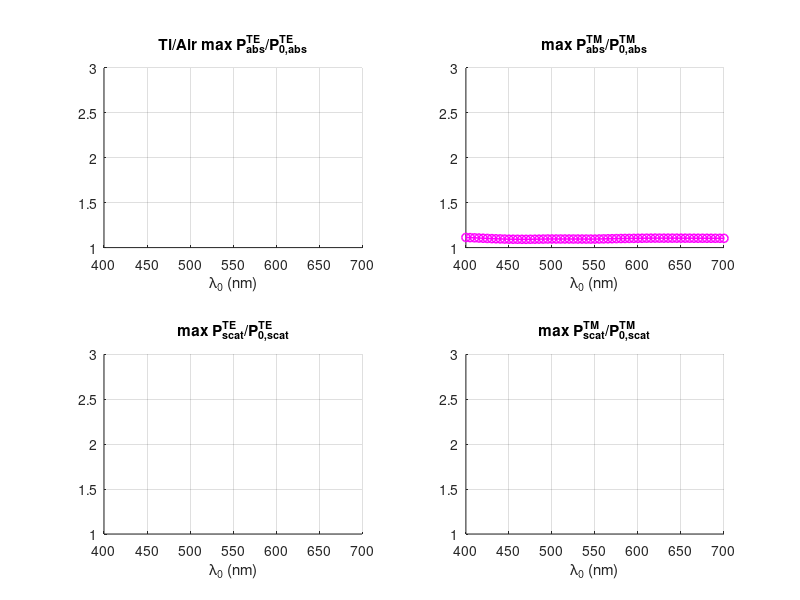
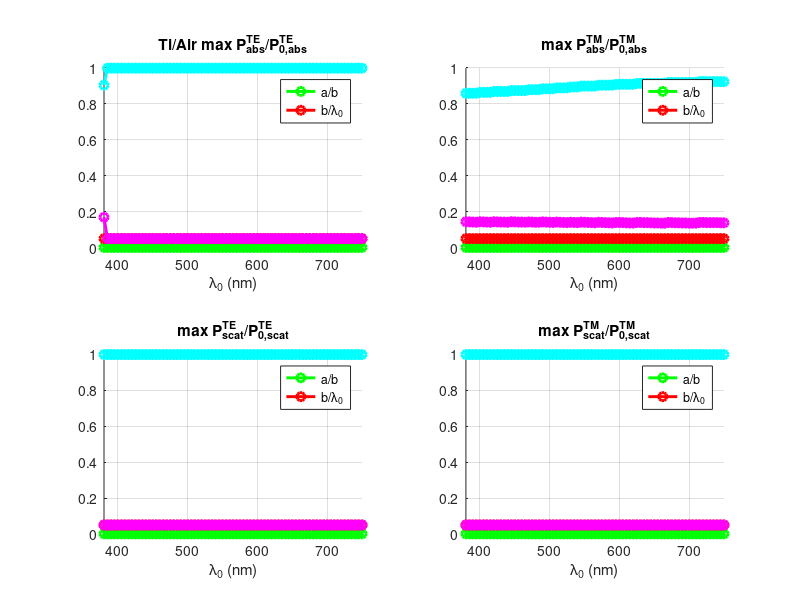
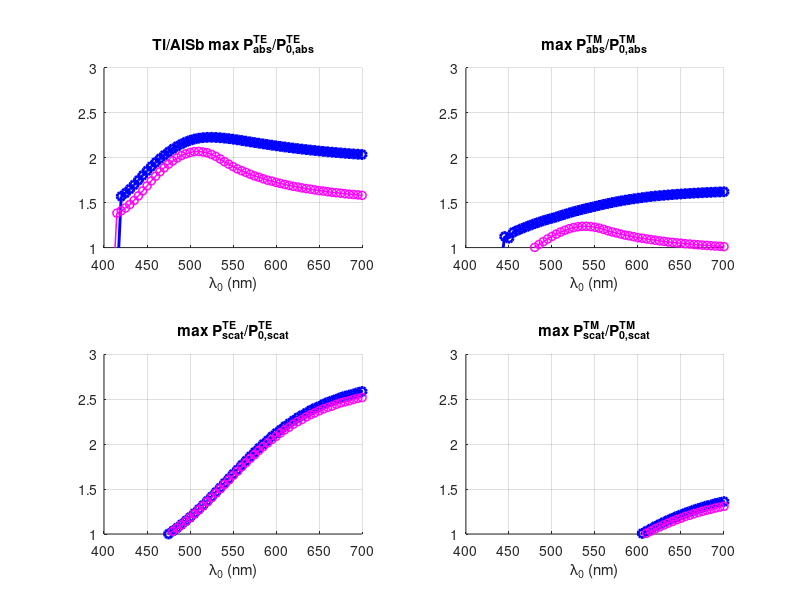
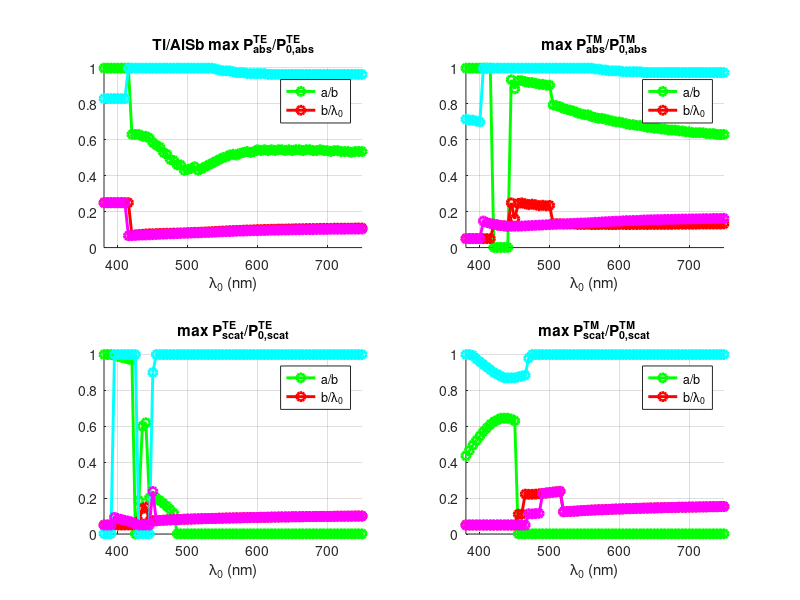

Write the MATLAB code that produced these figures, in order.
clear all;

nm      = 10^(-9);

lambda0min    = 380*nm;
lambda0max    = 750*nm;
lambda0points = 74;
lambda01      = lambda0min + (lambda0max-lambda0min)*[0:lambda0points]/lambda0points;

%--------------------------------------------------------------TITANIUM/AIR
load('Ti_Air_Data.mat');
load('Air_Ti_Data.mat');
figure;
subplot(2, 2, 1);
hold;
plot(lambda01/nm, Ti_Air_PmaxTEabs, '-bo', 'LineWidth', 2.1);
plot(lambda01/nm, Air_Ti_PmaxTEabs, '-mo', 'LineWidth', 1.1);
xlabel('\lambda_0 (nm)');
title('Ti/Air max P^{TE}_{abs}/P^{TE}_{0,abs}');
grid;
xlim([lambda0min/nm, lambda0max/nm]);
xlim([400, 700]); ylim([1, 3]);
subplot(2, 2, 2);
hold;
plot(lambda01/nm, Ti_Air_PmaxTMabs, '-bo', 'LineWidth', 2.1);
plot(lambda01/nm, Air_Ti_PmaxTMabs, '-mo', 'LineWidth', 1.1);
xlabel('\lambda_0 (nm)');
title('max P^{TM}_{abs}/P^{TM}_{0,abs}');
grid;
xlim([lambda0min/nm, lambda0max/nm]);
xlim([400, 700]); ylim([1, 3]);
subplot(2, 2, 3);
hold;
plot(lambda01/nm, Ti_Air_PmaxTEscat, '-bo', 'LineWidth', 2.1);
plot(lambda01/nm, Air_Ti_PmaxTEscat, '-mo', 'LineWidth', 1.1);
xlabel('\lambda_0 (nm)');
title('max P^{TE}_{scat}/P^{TE}_{0,scat}');
grid;
xlim([lambda0min/nm, lambda0max/nm]);
xlim([400, 700]); ylim([1, 3]);
subplot(2, 2, 4);
hold;
plot(lambda01/nm, Ti_Air_PmaxTMscat, '-bo', 'LineWidth', 2.1);
plot(lambda01/nm, Air_Ti_PmaxTMscat, '-mo', 'LineWidth', 1.1);
xlabel('\lambda_0 (nm)');
title('max P^{TM}_{scat}/P^{TM}_{0,scat}');
grid;
xlim([lambda0min/nm, lambda0max/nm]);
xlim([400, 700]); ylim([1, 3]);
figure;
subplot(2, 2, 1);
hold;
plot(lambda01/nm, Ti_Air_aoboptTEabs, '-go', 'LineWidth', 2.1);
plot(lambda01/nm, Ti_Air_boloptTEabs, '-ro', 'LineWidth', 2.1);
plot(lambda01/nm, Air_Ti_aoboptTEabs, '-co', 'LineWidth', 2.1);
plot(lambda01/nm, Air_Ti_boloptTEabs, '-mo', 'LineWidth', 2.1);
xlabel('\lambda_0 (nm)');
title('Ti/Air max P^{TE}_{abs}/P^{TE}_{0,abs}');
legend('a/b', 'b/\lambda_0');
grid;
xlim([lambda0min/nm, lambda0max/nm]);
subplot(2, 2, 2);
hold;
plot(lambda01/nm, Ti_Air_aoboptTMabs, '-go', 'LineWidth', 2.1);
plot(lambda01/nm, Ti_Air_boloptTMabs, '-ro', 'LineWidth', 2.1);
plot(lambda01/nm, Air_Ti_aoboptTMabs, '-co', 'LineWidth', 2.1);
plot(lambda01/nm, Air_Ti_boloptTMabs, '-mo', 'LineWidth', 2.1);
xlabel('\lambda_0 (nm)');
title('max P^{TM}_{abs}/P^{TM}_{0,abs}');
legend('a/b', 'b/\lambda_0');
grid;
xlim([lambda0min/nm, lambda0max/nm]);
subplot(2, 2, 3);
hold;
plot(lambda01/nm, Ti_Air_aoboptTEscat, '-go', 'LineWidth', 2.1);
plot(lambda01/nm, Ti_Air_boloptTEscat, '-ro', 'LineWidth', 2.1);
plot(lambda01/nm, Air_Ti_aoboptTEscat, '-co', 'LineWidth', 2.1);
plot(lambda01/nm, Air_Ti_boloptTEscat, '-mo', 'LineWidth', 2.1);
xlabel('\lambda_0 (nm)');
title('max P^{TE}_{scat}/P^{TE}_{0,scat}');
legend('a/b', 'b/\lambda_0');
grid;
xlim([lambda0min/nm, lambda0max/nm]);
subplot(2, 2, 4);
hold;
plot(lambda01/nm, Ti_Air_aoboptTMscat, '-go', 'LineWidth', 2.1);
plot(lambda01/nm, Ti_Air_boloptTMscat, '-ro', 'LineWidth', 2.1);
plot(lambda01/nm, Air_Ti_aoboptTMscat, '-co', 'LineWidth', 2.1);
plot(lambda01/nm, Air_Ti_boloptTMscat, '-mo', 'LineWidth', 2.1);
xlabel('\lambda_0 (nm)');
title('max P^{TM}_{scat}/P^{TM}_{0,scat}');
legend('a/b', 'b/\lambda_0');
grid;
xlim([lambda0min/nm, lambda0max/nm]);

%-------------------------------------------------------------TITANIUM/ALSB
load('Ti_AlSb_Data.mat');
load('AlSb_Ti_Data.mat');
figure;
subplot(2, 2, 1);
hold;
plot(lambda01/nm, Ti_AlSb_PmaxTEabs, '-bo', 'LineWidth', 2.1);
plot(lambda01/nm, AlSb_Ti_PmaxTEabs, '-mo', 'LineWidth', 1.1);
xlabel('\lambda_0 (nm)');
title('Ti/AlSb max P^{TE}_{abs}/P^{TE}_{0,abs}');
grid;
xlim([lambda0min/nm, lambda0max/nm]);
xlim([400, 700]); ylim([1, 3]);
subplot(2, 2, 2);
hold;
plot(lambda01/nm, Ti_AlSb_PmaxTMabs, '-bo', 'LineWidth', 2.1);
plot(lambda01/nm, AlSb_Ti_PmaxTMabs, '-mo', 'LineWidth', 1.1);
xlabel('\lambda_0 (nm)');
title('max P^{TM}_{abs}/P^{TM}_{0,abs}');
grid;
xlim([lambda0min/nm, lambda0max/nm]);
xlim([400, 700]); ylim([1, 3]);
subplot(2, 2, 3);
hold;
plot(lambda01/nm, Ti_AlSb_PmaxTEscat, '-bo', 'LineWidth', 2.1);
plot(lambda01/nm, AlSb_Ti_PmaxTEscat, '-mo', 'LineWidth', 1.1);
xlabel('\lambda_0 (nm)');
title('max P^{TE}_{scat}/P^{TE}_{0,scat}');
grid;
xlim([lambda0min/nm, lambda0max/nm]);
xlim([400, 700]); ylim([1, 3]);
subplot(2, 2, 4);
hold;
plot(lambda01/nm, Ti_AlSb_PmaxTMscat, '-bo', 'LineWidth', 2.1);
plot(lambda01/nm, AlSb_Ti_PmaxTMscat, '-mo', 'LineWidth', 1.1);
xlabel('\lambda_0 (nm)');
title('max P^{TM}_{scat}/P^{TM}_{0,scat}');
grid;
xlim([lambda0min/nm, lambda0max/nm]);
xlim([400, 700]); ylim([1, 3]);
figure;
subplot(2, 2, 1);
hold;
plot(lambda01/nm, Ti_AlSb_aoboptTEabs, '-go', 'LineWidth', 2.1);
plot(lambda01/nm, Ti_AlSb_boloptTEabs, '-ro', 'LineWidth', 2.1);
plot(lambda01/nm, AlSb_Ti_aoboptTEabs, '-co', 'LineWidth', 2.1);
plot(lambda01/nm, AlSb_Ti_boloptTEabs, '-mo', 'LineWidth', 2.1);
xlabel('\lambda_0 (nm)');
title('Ti/AlSb max P^{TE}_{abs}/P^{TE}_{0,abs}');
legend('a/b', 'b/\lambda_0');
grid;
xlim([lambda0min/nm, lambda0max/nm]);
subplot(2, 2, 2);
hold;
plot(lambda01/nm, Ti_AlSb_aoboptTMabs, '-go', 'LineWidth', 2.1);
plot(lambda01/nm, Ti_AlSb_boloptTMabs, '-ro', 'LineWidth', 2.1);
plot(lambda01/nm, AlSb_Ti_aoboptTMabs, '-co', 'LineWidth', 2.1);
plot(lambda01/nm, AlSb_Ti_boloptTMabs, '-mo', 'LineWidth', 2.1);
xlabel('\lambda_0 (nm)');
title('max P^{TM}_{abs}/P^{TM}_{0,abs}');
legend('a/b', 'b/\lambda_0');
grid;
xlim([lambda0min/nm, lambda0max/nm]);
subplot(2, 2, 3);
hold;
plot(lambda01/nm, Ti_AlSb_aoboptTEscat, '-go', 'LineWidth', 2.1);
plot(lambda01/nm, Ti_AlSb_boloptTEscat, '-ro', 'LineWidth', 2.1);
plot(lambda01/nm, AlSb_Ti_aoboptTEscat, '-co', 'LineWidth', 2.1);
plot(lambda01/nm, AlSb_Ti_boloptTEscat, '-mo', 'LineWidth', 2.1);
xlabel('\lambda_0 (nm)');
title('max P^{TE}_{scat}/P^{TE}_{0,scat}');
legend('a/b', 'b/\lambda_0');
grid;
xlim([lambda0min/nm, lambda0max/nm]);
subplot(2, 2, 4);
hold;
plot(lambda01/nm, Ti_AlSb_aoboptTMscat, '-go', 'LineWidth', 2.1);
plot(lambda01/nm, Ti_AlSb_boloptTMscat, '-ro', 'LineWidth', 2.1);
plot(lambda01/nm, AlSb_Ti_aoboptTMscat, '-co', 'LineWidth', 2.1);
plot(lambda01/nm, AlSb_Ti_boloptTMscat, '-mo', 'LineWidth', 2.1);
xlabel('\lambda_0 (nm)');
title('max P^{TM}_{scat}/P^{TM}_{0,scat}');
legend('a/b', 'b/\lambda_0');
grid;
xlim([lambda0min/nm, lambda0max/nm]);

%--------------------------------------------------------------TITANIUM/ASI
load('Ti_aSi_Data.mat');
load('aSi_Ti_Data.mat');
figure;
subplot(2, 2, 1);
hold;
plot(lambda01/nm, Ti_aSi_PmaxTEabs, '-bo', 'LineWidth', 2.1);
plot(lambda01/nm, aSi_Ti_PmaxTEabs, '-mo', 'LineWidth', 1.1);
xlabel('\lambda_0 (nm)');
title('Ti/aSi max P^{TE}_{abs}/P^{TE}_{0,abs}');
grid;
xlim([lambda0min/nm, lambda0max/nm]);
xlim([400, 700]); ylim([1, 3]);
subplot(2, 2, 2);
hold;
plot(lambda01/nm, Ti_aSi_PmaxTMabs, '-bo', 'LineWidth', 2.1);
plot(lambda01/nm, aSi_Ti_PmaxTMabs, '-mo', 'LineWidth', 1.1);
xlabel('\lambda_0 (nm)');
title('max P^{TM}_{abs}/P^{TM}_{0,abs}');
grid;
xlim([lambda0min/nm, lambda0max/nm]);
xlim([400, 700]); ylim([1, 3]);
subplot(2, 2, 3);
hold;
plot(lambda01/nm, Ti_aSi_PmaxTEscat, '-bo', 'LineWidth', 2.1);
plot(lambda01/nm, aSi_Ti_PmaxTEscat, '-mo', 'LineWidth', 1.1);
xlabel('\lambda_0 (nm)');
title('max P^{TE}_{scat}/P^{TE}_{0,scat}');
grid;
xlim([lambda0min/nm, lambda0max/nm]);
xlim([400, 700]); ylim([1, 3]);
subplot(2, 2, 4);
hold;
plot(lambda01/nm, Ti_aSi_PmaxTMscat, '-bo', 'LineWidth', 2.1);
plot(lambda01/nm, aSi_Ti_PmaxTMscat, '-mo', 'LineWidth', 1.1);
xlabel('\lambda_0 (nm)');
title('max P^{TM}_{scat}/P^{TM}_{0,scat}');
grid;
xlim([lambda0min/nm, lambda0max/nm]);
xlim([400, 700]); ylim([1, 3]);
figure;
subplot(2, 2, 1);
hold;
plot(lambda01/nm, Ti_aSi_aoboptTEabs, '-go', 'LineWidth', 2.1);
plot(lambda01/nm, Ti_aSi_boloptTEabs, '-ro', 'LineWidth', 2.1);
plot(lambda01/nm, aSi_Ti_aoboptTEabs, '-co', 'LineWidth', 2.1);
plot(lambda01/nm, aSi_Ti_boloptTEabs, '-mo', 'LineWidth', 2.1);
xlabel('\lambda_0 (nm)');
title('Ti/aSi max P^{TE}_{abs}/P^{TE}_{0,abs}');
legend('a/b', 'b/\lambda_0');
grid;
xlim([lambda0min/nm, lambda0max/nm]);
subplot(2, 2, 2);
hold;
plot(lambda01/nm, Ti_aSi_aoboptTMabs, '-go', 'LineWidth', 2.1);
plot(lambda01/nm, Ti_aSi_boloptTMabs, '-ro', 'LineWidth', 2.1);
plot(lambda01/nm, aSi_Ti_aoboptTMabs, '-co', 'LineWidth', 2.1);
plot(lambda01/nm, aSi_Ti_boloptTMabs, '-mo', 'LineWidth', 2.1);
xlabel('\lambda_0 (nm)');
title('max P^{TM}_{abs}/P^{TM}_{0,abs}');
legend('a/b', 'b/\lambda_0');
grid;
xlim([lambda0min/nm, lambda0max/nm]);
subplot(2, 2, 3);
hold;
plot(lambda01/nm, Ti_aSi_aoboptTEscat, '-go', 'LineWidth', 2.1);
plot(lambda01/nm, Ti_aSi_boloptTEscat, '-ro', 'LineWidth', 2.1);
plot(lambda01/nm, aSi_Ti_aoboptTEscat, '-co', 'LineWidth', 2.1);
plot(lambda01/nm, aSi_Ti_boloptTEscat, '-mo', 'LineWidth', 2.1);
xlabel('\lambda_0 (nm)');
title('max P^{TE}_{scat}/P^{TE}_{0,scat}');
legend('a/b', 'b/\lambda_0');
grid;
xlim([lambda0min/nm, lambda0max/nm]);
subplot(2, 2, 4);
hold;
plot(lambda01/nm, Ti_aSi_aoboptTMscat, '-go', 'LineWidth', 2.1);
plot(lambda01/nm, Ti_aSi_boloptTMscat, '-ro', 'LineWidth', 2.1);
plot(lambda01/nm, aSi_Ti_aoboptTMscat, '-co', 'LineWidth', 2.1);
plot(lambda01/nm, aSi_Ti_boloptTMscat, '-mo', 'LineWidth', 2.1);
xlabel('\lambda_0 (nm)');
title('max P^{TM}_{scat}/P^{TM}_{0,scat}');
legend('a/b', 'b/\lambda_0');
grid;
xlim([lambda0min/nm, lambda0max/nm]);

%--------------------------------------------------------------TITANIUM/GAP
load('Ti_GaP_Data.mat');
load('GaP_Ti_Data.mat');
figure;
subplot(2, 2, 1);
hold;
plot(lambda01/nm, Ti_GaP_PmaxTEabs, '-bo', 'LineWidth', 2.1);
plot(lambda01/nm, GaP_Ti_PmaxTEabs, '-mo', 'LineWidth', 1.1);
xlabel('\lambda_0 (nm)');
title('Ti/GaP max P^{TE}_{abs}/P^{TE}_{0,abs}');
grid;
xlim([lambda0min/nm, lambda0max/nm]);
xlim([400, 700]); ylim([1, 3]);
subplot(2, 2, 2);
hold;
plot(lambda01/nm, Ti_GaP_PmaxTMabs, '-bo', 'LineWidth', 2.1);
plot(lambda01/nm, GaP_Ti_PmaxTMabs, '-mo', 'LineWidth', 1.1);
xlabel('\lambda_0 (nm)');
title('max P^{TM}_{abs}/P^{TM}_{0,abs}');
grid;
xlim([lambda0min/nm, lambda0max/nm]);
xlim([400, 700]); ylim([1, 3]);
subplot(2, 2, 3);
hold;
plot(lambda01/nm, Ti_GaP_PmaxTEscat, '-bo', 'LineWidth', 2.1);
plot(lambda01/nm, GaP_Ti_PmaxTEscat, '-mo', 'LineWidth', 1.1);
xlabel('\lambda_0 (nm)');
title('max P^{TE}_{scat}/P^{TE}_{0,scat}');
grid;
xlim([lambda0min/nm, lambda0max/nm]);
xlim([400, 700]); ylim([1, 3]);
subplot(2, 2, 4);
hold;
plot(lambda01/nm, Ti_GaP_PmaxTMscat, '-bo', 'LineWidth', 2.1);
plot(lambda01/nm, GaP_Ti_PmaxTMscat, '-mo', 'LineWidth', 1.1);
xlabel('\lambda_0 (nm)');
title('max P^{TM}_{scat}/P^{TM}_{0,scat}');
grid;
xlim([lambda0min/nm, lambda0max/nm]);
xlim([400, 700]); ylim([1, 3]);
figure;
subplot(2, 2, 1);
hold;
plot(lambda01/nm, Ti_GaP_aoboptTEabs, '-go', 'LineWidth', 2.1);
plot(lambda01/nm, Ti_GaP_boloptTEabs, '-ro', 'LineWidth', 2.1);
plot(lambda01/nm, GaP_Ti_aoboptTEabs, '-co', 'LineWidth', 2.1);
plot(lambda01/nm, GaP_Ti_boloptTEabs, '-mo', 'LineWidth', 2.1);
xlabel('\lambda_0 (nm)');
title('Ti/GaP max P^{TE}_{abs}/P^{TE}_{0,abs}');
legend('a/b', 'b/\lambda_0');
grid;
xlim([lambda0min/nm, lambda0max/nm]);
subplot(2, 2, 2);
hold;
plot(lambda01/nm, Ti_GaP_aoboptTMabs, '-go', 'LineWidth', 2.1);
plot(lambda01/nm, Ti_GaP_boloptTMabs, '-ro', 'LineWidth', 2.1);
plot(lambda01/nm, GaP_Ti_aoboptTMabs, '-co', 'LineWidth', 2.1);
plot(lambda01/nm, GaP_Ti_boloptTMabs, '-mo', 'LineWidth', 2.1);
xlabel('\lambda_0 (nm)');
title('max P^{TM}_{abs}/P^{TM}_{0,abs}');
legend('a/b', 'b/\lambda_0');
grid;
xlim([lambda0min/nm, lambda0max/nm]);
subplot(2, 2, 3);
hold;
plot(lambda01/nm, Ti_GaP_aoboptTEscat, '-go', 'LineWidth', 2.1);
plot(lambda01/nm, Ti_GaP_boloptTEscat, '-ro', 'LineWidth', 2.1);
plot(lambda01/nm, GaP_Ti_aoboptTEscat, '-co', 'LineWidth', 2.1);
plot(lambda01/nm, GaP_Ti_boloptTEscat, '-mo', 'LineWidth', 2.1);
xlabel('\lambda_0 (nm)');
title('max P^{TE}_{scat}/P^{TE}_{0,scat}');
legend('a/b', 'b/\lambda_0');
grid;
xlim([lambda0min/nm, lambda0max/nm]);
subplot(2, 2, 4);
hold;
plot(lambda01/nm, Ti_GaP_aoboptTMscat, '-go', 'LineWidth', 2.1);
plot(lambda01/nm, Ti_GaP_boloptTMscat, '-ro', 'LineWidth', 2.1);
plot(lambda01/nm, GaP_Ti_aoboptTMscat, '-co', 'LineWidth', 2.1);
plot(lambda01/nm, GaP_Ti_boloptTMscat, '-mo', 'LineWidth', 2.1);
xlabel('\lambda_0 (nm)');
title('max P^{TM}_{scat}/P^{TM}_{0,scat}');
legend('a/b', 'b/\lambda_0');
grid;
xlim([lambda0min/nm, lambda0max/nm]);

%-------------------------------------------------------------TITANIUM/GASB
load('Ti_GaSb_Data.mat');
load('GaSb_Ti_Data.mat');
figure;
subplot(2, 2, 1);
hold;
plot(lambda01/nm, Ti_GaSb_PmaxTEabs, '-bo', 'LineWidth', 2.1);
plot(lambda01/nm, GaSb_Ti_PmaxTEabs, '-mo', 'LineWidth', 1.1);
xlabel('\lambda_0 (nm)');
title('Ti/GaSb max P^{TE}_{abs}/P^{TE}_{0,abs}');
grid;
xlim([lambda0min/nm, lambda0max/nm]);
xlim([400, 700]); ylim([1, 3]);
subplot(2, 2, 2);
hold;
plot(lambda01/nm, Ti_GaSb_PmaxTMabs, '-bo', 'LineWidth', 2.1);
plot(lambda01/nm, GaSb_Ti_PmaxTMabs, '-mo', 'LineWidth', 1.1);
xlabel('\lambda_0 (nm)');
title('max P^{TM}_{abs}/P^{TM}_{0,abs}');
grid;
xlim([lambda0min/nm, lambda0max/nm]);
xlim([400, 700]); ylim([1, 3]);
subplot(2, 2, 3);
hold;
plot(lambda01/nm, Ti_GaSb_PmaxTEscat, '-bo', 'LineWidth', 2.1);
plot(lambda01/nm, GaSb_Ti_PmaxTEscat, '-mo', 'LineWidth', 1.1);
xlabel('\lambda_0 (nm)');
title('max P^{TE}_{scat}/P^{TE}_{0,scat}');
grid;
xlim([lambda0min/nm, lambda0max/nm]);
xlim([400, 700]); ylim([1, 3]);
subplot(2, 2, 4);
hold;
plot(lambda01/nm, Ti_GaSb_PmaxTMscat, '-bo', 'LineWidth', 2.1);
plot(lambda01/nm, GaSb_Ti_PmaxTMscat, '-mo', 'LineWidth', 1.1);
xlabel('\lambda_0 (nm)');
title('max P^{TM}_{scat}/P^{TM}_{0,scat}');
grid;
xlim([lambda0min/nm, lambda0max/nm]);
xlim([400, 700]); ylim([1, 3]);
figure;
subplot(2, 2, 1);
hold;
plot(lambda01/nm, Ti_GaSb_aoboptTEabs, '-go', 'LineWidth', 2.1);
plot(lambda01/nm, Ti_GaSb_boloptTEabs, '-ro', 'LineWidth', 2.1);
plot(lambda01/nm, GaSb_Ti_aoboptTEabs, '-co', 'LineWidth', 2.1);
plot(lambda01/nm, GaSb_Ti_boloptTEabs, '-mo', 'LineWidth', 2.1);
xlabel('\lambda_0 (nm)');
title('Ti/GaSb max P^{TE}_{abs}/P^{TE}_{0,abs}');
legend('a/b', 'b/\lambda_0');
grid;
xlim([lambda0min/nm, lambda0max/nm]);
subplot(2, 2, 2);
hold;
plot(lambda01/nm, Ti_GaSb_aoboptTMabs, '-go', 'LineWidth', 2.1);
plot(lambda01/nm, Ti_GaSb_boloptTMabs, '-ro', 'LineWidth', 2.1);
plot(lambda01/nm, GaSb_Ti_aoboptTMabs, '-co', 'LineWidth', 2.1);
plot(lambda01/nm, GaSb_Ti_boloptTMabs, '-mo', 'LineWidth', 2.1);
xlabel('\lambda_0 (nm)');
title('max P^{TM}_{abs}/P^{TM}_{0,abs}');
legend('a/b', 'b/\lambda_0');
grid;
xlim([lambda0min/nm, lambda0max/nm]);
subplot(2, 2, 3);
hold;
plot(lambda01/nm, Ti_GaSb_aoboptTEscat, '-go', 'LineWidth', 2.1);
plot(lambda01/nm, Ti_GaSb_boloptTEscat, '-ro', 'LineWidth', 2.1);
plot(lambda01/nm, GaSb_Ti_aoboptTEscat, '-co', 'LineWidth', 2.1);
plot(lambda01/nm, GaSb_Ti_boloptTEscat, '-mo', 'LineWidth', 2.1);
xlabel('\lambda_0 (nm)');
title('max P^{TE}_{scat}/P^{TE}_{0,scat}');
legend('a/b', 'b/\lambda_0');
grid;
xlim([lambda0min/nm, lambda0max/nm]);
subplot(2, 2, 4);
hold;
plot(lambda01/nm, Ti_GaSb_aoboptTMscat, '-go', 'LineWidth', 2.1);
plot(lambda01/nm, Ti_GaSb_boloptTMscat, '-ro', 'LineWidth', 2.1);
plot(lambda01/nm, GaSb_Ti_aoboptTMscat, '-co', 'LineWidth', 2.1);
plot(lambda01/nm, GaSb_Ti_boloptTMscat, '-mo', 'LineWidth', 2.1);
xlabel('\lambda_0 (nm)');
title('max P^{TM}_{scat}/P^{TM}_{0,scat}');
legend('a/b', 'b/\lambda_0');
grid;
xlim([lambda0min/nm, lambda0max/nm]);

%---------------------------------------------------------------TITANIUM/GE
load('Ti_Ge_Data.mat');
load('Ge_Ti_Data.mat');
figure;
subplot(2, 2, 1);
hold;
plot(lambda01/nm, Ti_Ge_PmaxTEabs, '-bo', 'LineWidth', 2.1);
plot(lambda01/nm, Ge_Ti_PmaxTEabs, '-mo', 'LineWidth', 1.1);
xlabel('\lambda_0 (nm)');
title('Ti/Ge max P^{TE}_{abs}/P^{TE}_{0,abs}');
grid;
xlim([lambda0min/nm, lambda0max/nm]);
xlim([400, 700]); ylim([1, 3]);
subplot(2, 2, 2);
hold;
plot(lambda01/nm, Ti_Ge_PmaxTMabs, '-bo', 'LineWidth', 2.1);
plot(lambda01/nm, Ge_Ti_PmaxTMabs, '-mo', 'LineWidth', 1.1);
xlabel('\lambda_0 (nm)');
title('max P^{TM}_{abs}/P^{TM}_{0,abs}');
grid;
xlim([lambda0min/nm, lambda0max/nm]);
xlim([400, 700]); ylim([1, 3]);
subplot(2, 2, 3);
hold;
plot(lambda01/nm, Ti_Ge_PmaxTEscat, '-bo', 'LineWidth', 2.1);
plot(lambda01/nm, Ge_Ti_PmaxTEscat, '-mo', 'LineWidth', 1.1);
xlabel('\lambda_0 (nm)');
title('max P^{TE}_{scat}/P^{TE}_{0,scat}');
grid;
xlim([lambda0min/nm, lambda0max/nm]);
xlim([400, 700]); ylim([1, 3]);
subplot(2, 2, 4);
hold;
plot(lambda01/nm, Ti_Ge_PmaxTMscat, '-bo', 'LineWidth', 2.1);
plot(lambda01/nm, Ge_Ti_PmaxTMscat, '-mo', 'LineWidth', 1.1);
xlabel('\lambda_0 (nm)');
title('max P^{TM}_{scat}/P^{TM}_{0,scat}');
grid;
xlim([lambda0min/nm, lambda0max/nm]);
xlim([400, 700]); ylim([1, 3]);
figure;
subplot(2, 2, 1);
hold;
plot(lambda01/nm, Ti_Ge_aoboptTEabs, '-go', 'LineWidth', 2.1);
plot(lambda01/nm, Ti_Ge_boloptTEabs, '-ro', 'LineWidth', 2.1);
plot(lambda01/nm, Ge_Ti_aoboptTEabs, '-co', 'LineWidth', 2.1);
plot(lambda01/nm, Ge_Ti_boloptTEabs, '-mo', 'LineWidth', 2.1);
xlabel('\lambda_0 (nm)');
title('Ti/Ge max P^{TE}_{abs}/P^{TE}_{0,abs}');
legend('a/b', 'b/\lambda_0');
grid;
xlim([lambda0min/nm, lambda0max/nm]);
subplot(2, 2, 2);
hold;
plot(lambda01/nm, Ti_Ge_aoboptTMabs, '-go', 'LineWidth', 2.1);
plot(lambda01/nm, Ti_Ge_boloptTMabs, '-ro', 'LineWidth', 2.1);
plot(lambda01/nm, Ge_Ti_aoboptTMabs, '-co', 'LineWidth', 2.1);
plot(lambda01/nm, Ge_Ti_boloptTMabs, '-mo', 'LineWidth', 2.1);
xlabel('\lambda_0 (nm)');
title('max P^{TM}_{abs}/P^{TM}_{0,abs}');
legend('a/b', 'b/\lambda_0');
grid;
xlim([lambda0min/nm, lambda0max/nm]);
subplot(2, 2, 3);
hold;
plot(lambda01/nm, Ti_Ge_aoboptTEscat, '-go', 'LineWidth', 2.1);
plot(lambda01/nm, Ti_Ge_boloptTEscat, '-ro', 'LineWidth', 2.1);
plot(lambda01/nm, Ge_Ti_aoboptTEscat, '-co', 'LineWidth', 2.1);
plot(lambda01/nm, Ge_Ti_boloptTEscat, '-mo', 'LineWidth', 2.1);
xlabel('\lambda_0 (nm)');
title('max P^{TE}_{scat}/P^{TE}_{0,scat}');
legend('a/b', 'b/\lambda_0');
grid;
xlim([lambda0min/nm, lambda0max/nm]);
subplot(2, 2, 4);
hold;
plot(lambda01/nm, Ti_Ge_aoboptTMscat, '-go', 'LineWidth', 2.1);
plot(lambda01/nm, Ti_Ge_boloptTMscat, '-ro', 'LineWidth', 2.1);
plot(lambda01/nm, Ge_Ti_aoboptTMscat, '-co', 'LineWidth', 2.1);
plot(lambda01/nm, Ge_Ti_boloptTMscat, '-mo', 'LineWidth', 2.1);
xlabel('\lambda_0 (nm)');
title('max P^{TM}_{scat}/P^{TM}_{0,scat}');
legend('a/b', 'b/\lambda_0');
grid;
xlim([lambda0min/nm, lambda0max/nm]);

%-------------------------------------------------------------TITANIUM/INAS
load('Ti_InAs_Data.mat');
load('InAs_Ti_Data.mat');
figure;
subplot(2, 2, 1);
hold;
plot(lambda01/nm, Ti_InAs_PmaxTEabs, '-bo', 'LineWidth', 2.1);
plot(lambda01/nm, InAs_Ti_PmaxTEabs, '-mo', 'LineWidth', 1.1);
xlabel('\lambda_0 (nm)');
title('Ti/InAs max P^{TE}_{abs}/P^{TE}_{0,abs}');
grid;
xlim([lambda0min/nm, lambda0max/nm]);
xlim([400, 700]); ylim([1, 3]);
subplot(2, 2, 2);
hold;
plot(lambda01/nm, Ti_InAs_PmaxTMabs, '-bo', 'LineWidth', 2.1);
plot(lambda01/nm, InAs_Ti_PmaxTMabs, '-mo', 'LineWidth', 1.1);
xlabel('\lambda_0 (nm)');
title('max P^{TM}_{abs}/P^{TM}_{0,abs}');
grid;
xlim([lambda0min/nm, lambda0max/nm]);
xlim([400, 700]); ylim([1, 3]);
subplot(2, 2, 3);
hold;
plot(lambda01/nm, Ti_InAs_PmaxTEscat, '-bo', 'LineWidth', 2.1);
plot(lambda01/nm, InAs_Ti_PmaxTEscat, '-mo', 'LineWidth', 1.1);
xlabel('\lambda_0 (nm)');
title('max P^{TE}_{scat}/P^{TE}_{0,scat}');
grid;
xlim([lambda0min/nm, lambda0max/nm]);
xlim([400, 700]); ylim([1, 3]);
subplot(2, 2, 4);
hold;
plot(lambda01/nm, Ti_InAs_PmaxTMscat, '-bo', 'LineWidth', 2.1);
plot(lambda01/nm, InAs_Ti_PmaxTMscat, '-mo', 'LineWidth', 1.1);
xlabel('\lambda_0 (nm)');
title('max P^{TM}_{scat}/P^{TM}_{0,scat}');
grid;
xlim([lambda0min/nm, lambda0max/nm]);
xlim([400, 700]); ylim([1, 3]);
figure;
subplot(2, 2, 1);
hold;
plot(lambda01/nm, Ti_InAs_aoboptTEabs, '-go', 'LineWidth', 2.1);
plot(lambda01/nm, Ti_InAs_boloptTEabs, '-ro', 'LineWidth', 2.1);
plot(lambda01/nm, InAs_Ti_aoboptTEabs, '-co', 'LineWidth', 2.1);
plot(lambda01/nm, InAs_Ti_boloptTEabs, '-mo', 'LineWidth', 2.1);
xlabel('\lambda_0 (nm)');
title('Ti/InAs max P^{TE}_{abs}/P^{TE}_{0,abs}');
legend('a/b', 'b/\lambda_0');
grid;
xlim([lambda0min/nm, lambda0max/nm]);
subplot(2, 2, 2);
hold;
plot(lambda01/nm, Ti_InAs_aoboptTMabs, '-go', 'LineWidth', 2.1);
plot(lambda01/nm, Ti_InAs_boloptTMabs, '-ro', 'LineWidth', 2.1);
plot(lambda01/nm, InAs_Ti_aoboptTMabs, '-co', 'LineWidth', 2.1);
plot(lambda01/nm, InAs_Ti_boloptTMabs, '-mo', 'LineWidth', 2.1);
xlabel('\lambda_0 (nm)');
title('max P^{TM}_{abs}/P^{TM}_{0,abs}');
legend('a/b', 'b/\lambda_0');
grid;
xlim([lambda0min/nm, lambda0max/nm]);
subplot(2, 2, 3);
hold;
plot(lambda01/nm, Ti_InAs_aoboptTEscat, '-go', 'LineWidth', 2.1);
plot(lambda01/nm, Ti_InAs_boloptTEscat, '-ro', 'LineWidth', 2.1);
plot(lambda01/nm, InAs_Ti_aoboptTEscat, '-co', 'LineWidth', 2.1);
plot(lambda01/nm, InAs_Ti_boloptTEscat, '-mo', 'LineWidth', 2.1);
xlabel('\lambda_0 (nm)');
title('max P^{TE}_{scat}/P^{TE}_{0,scat}');
legend('a/b', 'b/\lambda_0');
grid;
xlim([lambda0min/nm, lambda0max/nm]);
subplot(2, 2, 4);
hold;
plot(lambda01/nm, Ti_InAs_aoboptTMscat, '-go', 'LineWidth', 2.1);
plot(lambda01/nm, Ti_InAs_boloptTMscat, '-ro', 'LineWidth', 2.1);
plot(lambda01/nm, InAs_Ti_aoboptTMscat, '-co', 'LineWidth', 2.1);
plot(lambda01/nm, InAs_Ti_boloptTMscat, '-mo', 'LineWidth', 2.1);
xlabel('\lambda_0 (nm)');
title('max P^{TM}_{scat}/P^{TM}_{0,scat}');
legend('a/b', 'b/\lambda_0');
grid;
xlim([lambda0min/nm, lambda0max/nm]);